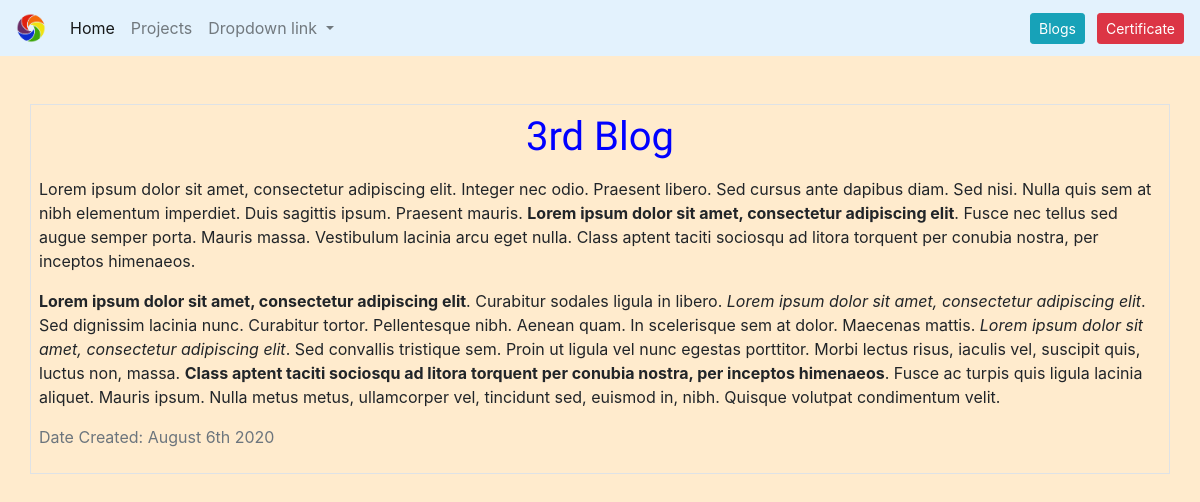
Page /blog/3 on the committed database.
### blog/models.py (models this page shows, shortened)
class BlogModel(models.Model):
    Blogtitle = models.CharField(max_length = 200)
    Blogdescription = models.TextField()
    date = models.DateField()
    image = models.ImageField(upload_to = 'blog/images/',blank = True)
    url = models.URLField(blank=True)

### blog/views.py (the view)
# urls.py: path('<int:blog_id>',views.detail,name='detail_blog')
def detail(request,blog_id):
    blog = get_object_or_404(BlogModel,pk=blog_id)
    return render(request,'detail.html',{'blog':blog})

### blog/templates/detail.html (shortened to what this page needs)
{% extends 'base.html' %}
{% block content %}
<head>
</head>
    <div class="container border p-2 mt-2">
        <h1 class="text-center" id="blogtitle">{{blog.Blogtitle}}</h1>
        <p>{{blog.Blogdescription|safe}}</p>
        <p class="text-muted">Date Created: {{blog.date|date:'F jS Y'}}</p>
    </div>
{% endblock %}

### portfolio/static/styles.css (style rules this page uses)
#blogtitle { font-family: 'Lemonada', cursive; color: blue; }
body { background-color: blanchedalmond; }

### rows in the picture
BlogModel: Blogtitle "3rd Blog", Blogdescription "Lorem ipsum dolor sit amet, consectetur adipiscing elit. Integer nec odio. Praesent libero. Sed cursus ante dapibus diam. Sed nisi. Nulla quis sem at nibh elementum imperdiet. Duis sagittis ipsum. Praesent mauris. Lorem ipsum dolor sit amet, consectetur adipiscing elit . Fusce nec tellus sed augue semper porta. Mauris massa. Vestibulum lacinia arcu eget nulla. Class aptent taciti sociosqu ad litora torquent per conubia nostra, per inceptos himenaeos. Lorem ipsum dolor sit amet, consectetur adipiscing elit . Curabitur sodales ligula in libero. Lorem ipsum dolor sit amet, consectetur adipiscing elit . Sed dignissim lacinia nunc. Curabitur tortor. Pellentesque nibh. Aenean quam. In scelerisque…", date "August 6th 2020"
